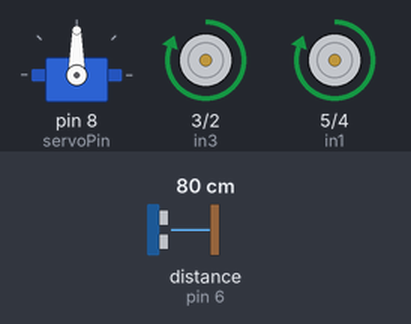
Recording of a sketch running on a simulated Arduino Uno, built with avr-gcc and run on an emulated ATmega328P. Parts: servo, motor-driver pin pairs drawn as motors (green arrow = first pin HIGH = forward, orange = second pin HIGH = backward, longer = more drive). Wiring (inferred from the names in the program): ultrasonic range finder: trigger pin 7; echo pin 6. Inputs (shaded band) come from the test bench; at power-on: distance to the obstacle (sensor on pin 6) 80 cm. The echo pulse lasts 58.3 µs per cm.

Above: at 3.2 s.
3.3 s: distance to the obstacle (sensor on pin 6) set to 24 cm
4.8 s: distance to the obstacle (sensor on pin 6) set to 19 cm
At 5.19 s:
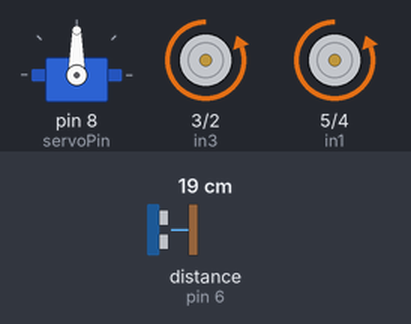
7.8 s: distance to the obstacle (sensor on pin 6) set to 35 cm
At 8.05 s:
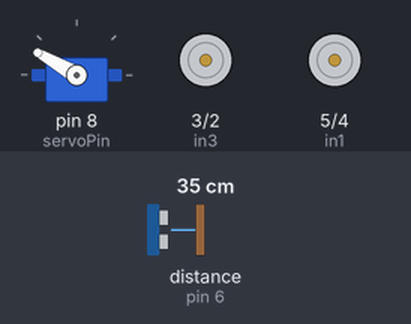
10.8 s: distance to the obstacle (sensor on pin 6) set to 2 cm
At 12.48 s:
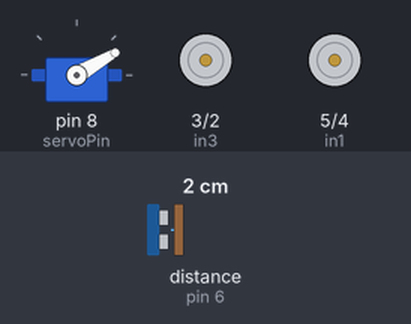
Timing chart, 0 to 14.8 s (numbered marks = the images above; inputs shaded):
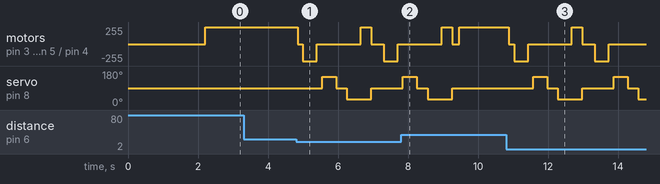

Measured:
- the behaviour switches between 22 and 21 cm on distance to the obstacle (sensor on pin 6) (found by bisection; images 0 and 1)
- after the input at 3.3 s, every drawn part: stays the same
- after the input at 4.8 s, motor on pin 3 (in3) / pin 2 (in4), motor on pin 5 (in1) / pin 4 (in2): forward 255/255 → stopped after 0.05 s, → backward 255/255 0.15 s later, → stopped 0.40 s later, → forward 255/255 1.3 s later, … (7 changes in this stretch)
- after the input at 7.8 s, servo on pin 8 (servoPin): goes on until 9.3 s, then stays 90°
- after the input at 10.8 s, motor on pin 3 (in3) / pin 2 (in4), motor on pin 5 (in1) / pin 4 (in2): forward 255/255 → stopped after 0.08 s, → backward 255/255 0.15 s later, → stopped 0.40 s later, → forward 255/255 1.3 s later, … (7 changes in this stretch)

The sketch:

obstacle_avoidance_code.ino
```cpp
#include <Servo.h>

#define trigPin 7
#define echoPin 6

#define in1 5
#define in2 4
#define in3 3
#define in4 2

#define servoPin 8

Servo myServo;

//For MOTOR FUNCTIONS

void moveForward() {
  digitalWrite(in1, HIGH);
  digitalWrite(in2, LOW);
  digitalWrite(in3, HIGH);
  digitalWrite(in4, LOW);
}

void moveBackward() {
  digitalWrite(in1, LOW);
  digitalWrite(in2, HIGH);
  digitalWrite(in3, LOW);
  digitalWrite(in4, HIGH);
}

void turnLeft() {
  digitalWrite(in1, LOW);
  digitalWrite(in2, HIGH);
  digitalWrite(in3, HIGH);
  digitalWrite(in4, LOW);
}

void turnRight() {
  digitalWrite(in1, HIGH);
  digitalWrite(in2, LOW);
  digitalWrite(in3, LOW);
  digitalWrite(in4, HIGH);
}

void stopMotor() {
  digitalWrite(in1, LOW);
  digitalWrite(in2, LOW);
  digitalWrite(in3, LOW);
  digitalWrite(in4, LOW);
}

//For ULTRASONIC FUNCTION

long getDistance() {
  digitalWrite(trigPin, LOW);
  delayMicroseconds(2);

  digitalWrite(trigPin, HIGH);
  delayMicroseconds(10);
  digitalWrite(trigPin, LOW);

  long duration = pulseIn(echoPin, HIGH, 30000);

  if (duration == 0) return 200;

  long distance = duration * 0.034 / 2;
  return distance;
}


void setup() {
  pinMode(trigPin, OUTPUT);
  pinMode(echoPin, INPUT);

  pinMode(in1, OUTPUT);
  pinMode(in2, OUTPUT);
  pinMode(in3, OUTPUT);
  pinMode(in4, OUTPUT);

  myServo.attach(servoPin);
  myServo.write(90);

  delay(2000);
}


void loop() {

  myServo.write(90);
  delay(200);

  long frontDistance = getDistance();

  if (frontDistance > 20) {
    moveForward();
  }
  else {

    //STOP
    stopMotor();
    delay(150);

    //GO BACK (~2 inch)
    moveBackward();
    delay(400);
    stopMotor();
    delay(150);

    //SCAN LEFT
    myServo.write(150);
    delay(400);
    long leftDistance = getDistance();

    //SCAN CENTER
    myServo.write(90);
    delay(300);
    long centerDistance = getDistance();

    //SCAN RIGHT
    myServo.write(30);
    delay(400);
    long rightDistance = getDistance();

    //DECISION
    if (leftDistance > centerDistance && leftDistance > rightDistance) {
      turnLeft();
      delay(450);
    }
    else if (rightDistance > centerDistance && rightDistance > leftDistance) {
      turnRight();
      delay(450);
    }
    else {
      moveForward();
      delay(300);
    }

    stopMotor();
  }
}
```
